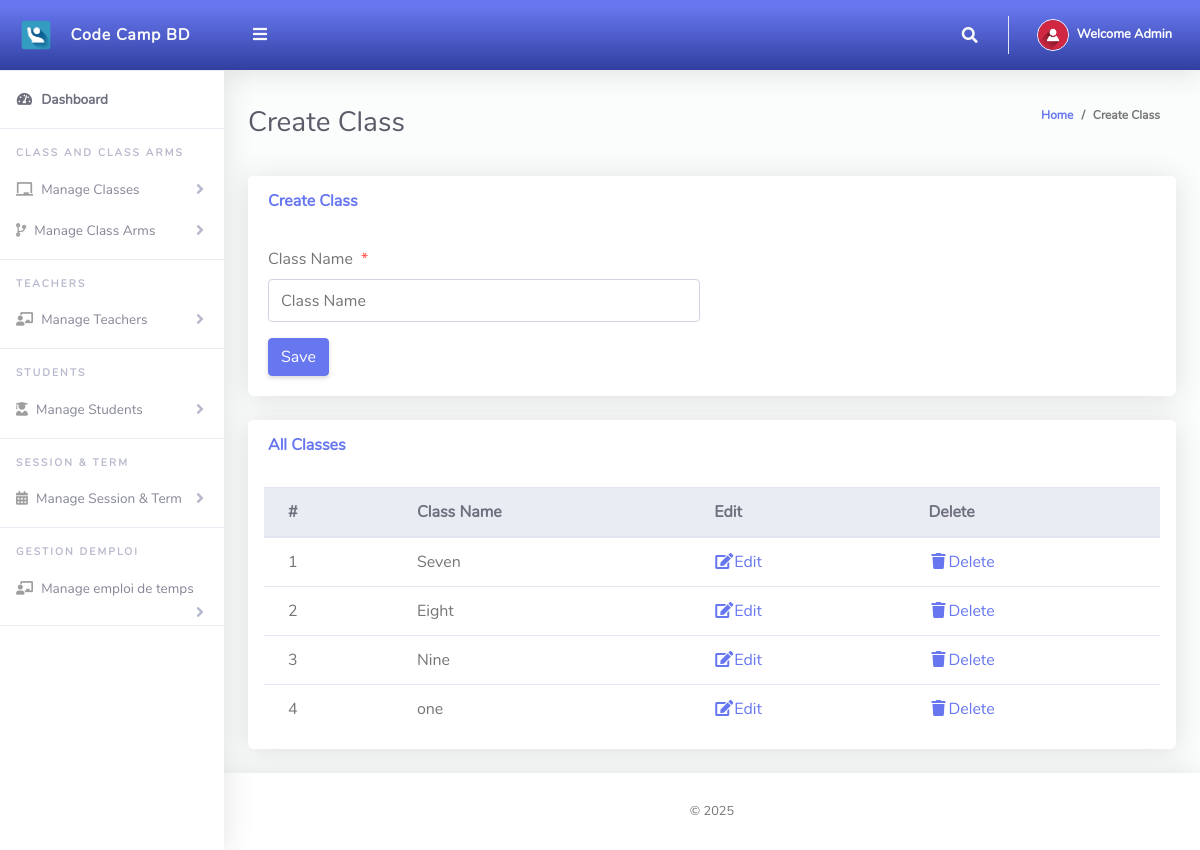
The app's page /Admin/createClass.php (signed in) with its own data.
### tables this page shows
CREATE TABLE `tblclass` (
  `Id` int(10) NOT NULL,
  `className` varchar(255) NOT NULL
);

### Admin/createClass.php (the view, shortened to what this page needs)
<?php
include '../Includes/dbcon.php';
?>
<!DOCTYPE html>
<html lang="en">
<head>
  <link href="../vendor/fontawesome-free/css/all.min.css" rel="stylesheet" type="text/css">
  <link href="../vendor/bootstrap/css/bootstrap.min.css" rel="stylesheet" type="text/css">
  <link href="css/ruang-admin.min.css" rel="stylesheet">
</head>
<body id="page-top">
  <div id="wrapper">
      <?php include "Includes/sidebar.php";?>
    <div id="content-wrapper" class="d-flex flex-column">
      <div id="content">
       <?php include "Includes/topbar.php";?>
        <div class="container-fluid" id="container-wrapper">
          <div class="d-sm-flex align-items-center justify-content-between mb-4">
            <h1 class="h3 mb-0 text-gray-800">Create Class</h1>
            <ol class="breadcrumb">
              <li class="breadcrumb-item"><a href="./">Home</a></li>
              <li class="breadcrumb-item active" aria-current="page">Create Class</li>
            </ol>
          </div>
          <div class="row">
            <div class="col-lg-12">
              <div class="card mb-4">
                <div class="card-header py-3 d-flex flex-row align-items-center justify-content-between">
                  <h6 class="m-0 font-weight-bold text-primary">Create Class</h6>
                </div>
                <div class="card-body">
                  <form method="post">
                    <div class="form-group row mb-3">
                        <div class="col-xl-6">
                            <label class="form-control-label">Class Name<span class="text-danger ml-2">*</span></label>
                      <input type="text" class="form-control" name="className" value="<?php echo $row['className'];?>" id="exampleInputFirstName" placeholder="Class Name">
                        </div>
                    </div>
                      <?php
                    if (isset($Id))
                    {
                    ?>
                    <button type="submit" name="update" class="btn btn-warning">Update</button>
                    &nbsp;&nbsp;&nbsp;&nbsp;&nbsp;&nbsp;&nbsp;&nbsp;&nbsp;&nbsp;
                    <?php
                    } else {
                    ?>
                    <button type="submit" name="save" class="btn btn-primary">Save</button>
                    <?php
                    }
                    ?>
                  </form>
                </div>
              </div>
                 <div class="row">
              <div class="col-lg-12">
              <div class="card mb-4">
                <div class="card-header py-3 d-flex flex-row align-items-center justify-content-between">
                  <h6 class="m-0 font-weight-bold text-primary">All Classes</h6>
                </div>
                <div class="table-responsive p-3">
                  <table class="table align-items-center table-flush table-hover" id="dataTableHover">
                    <thead class="thead-light">
                      <tr>
                        <th>#</th>
                        <th>Class Name</th>
                        <th>Edit</th>
                        <th>Delete</th>
                      </tr>
                    </thead>
                    <tbody>
                  <?php
                      $query = "SELECT * FROM tblclass";
                      $rs = $conn->query($query);
                      $num = $rs->num_rows;
                      $sn=0;
                      if($num > 0)
                      {
                        while ($rows = $rs->fetch_assoc())
                          {
                             $sn = $sn + 1;
                            echo"
                              <tr>
                                <td>".$sn."</td>
                                <td>".$rows['className']."</td>
                                <td><a href='?action=edit&Id=".$rows['Id']."'><i class='fas fa-fw fa-edit'></i>Edit</a></td>
                                <td><a href='?action=delete&Id=".$rows['Id']."'><i class='fas fa-fw fa-trash'></i>Delete</a></td>
                              </tr>";
                          }
                      }
                      else
                      {
                           echo
                           "<div class='alert alert-danger' role='alert'>
                            No Record Found!
                            </div>";
                      }
                      ?>
                    </tbody>
                  </table>
                </div>
              </div>
            </div>
            </div>
          </div>
        </div>
      </div>
       <?php include "Includes/footer.php";?>
    </div>
  </div>
</body>
</html>

### Admin/Includes/topbar.php (shortened to what this page needs)
<?php
  $query = "SELECT * FROM tbladmin WHERE Id = ".$_SESSION['userId']."";
  $rs = $conn->query($query);
  $rows = $rs->fetch_assoc();
  $fullName = $rows['firstName']." ".$rows['lastName'];
?>
<nav class="navbar navbar-expand navbar-light bg-gradient-primary topbar mb-4 static-top">
          <button id="sidebarToggleTop" class="btn btn-link rounded-circle mr-3">
            <i class="fa fa-bars"></i>
          </button>
          <ul class="navbar-nav ml-auto">
            <li class="nav-item dropdown no-arrow">
              <a class="nav-link dropdown-toggle" href="#" id="searchDropdown" role="button" data-toggle="dropdown"
                aria-haspopup="true" aria-expanded="false">
                <i class="fas fa-search fa-fw"></i>
              </a>
            </li>
            <li class="nav-item dropdown no-arrow">
              <a class="nav-link dropdown-toggle" href="#" id="userDropdown" role="button" data-toggle="dropdown"
                aria-haspopup="true" aria-expanded="false">
                <img class="img-profile rounded-circle" src="img/user-icn.png" style="max-width: 60px">
                <span class="ml-2 d-none d-lg-inline text-white small"><b>Welcome <?php echo $fullName;?></b></span>
              </a>
            </li>
          </ul>
        </nav>

### records on screen
tblclass: className "Seven"
tblclass: className "Eight"
tblclass: className "Nine"
tblclass: className "one"

### other values on screen
$fullName "Admin"
